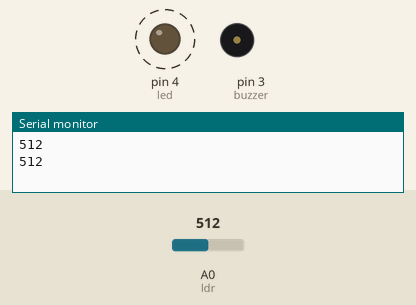
The sketch below on a simulated Arduino Uno, built with avr-gcc and run on an emulated ATmega328P. Shown: output pins drawn as LEDs (lit = HIGH), buzzer (waves = sounding, pin HIGH), the last lines printed to the serial monitor. Dashed ring = blinking. The inputs (shaded band) are chosen by the test bench; at power-on: A0 (ldr) = 512.

Above: at 2.3 s.
2.4 s: A0 (ldr) set to 207
5.9 s: A0 (ldr) set to 192
At 6.3 s:
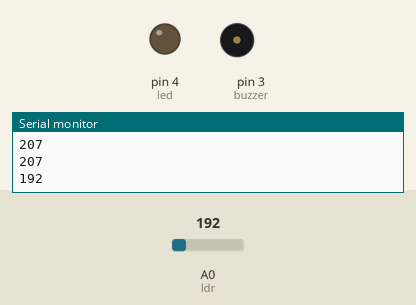
8.0 s: A0 (ldr) set to 56
10.2 s: A0 (ldr) set to 47
At 12.4 s:
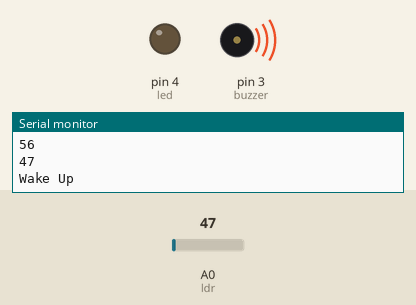
15.2 s: A0 (ldr) set to 122
At 16.2 s:
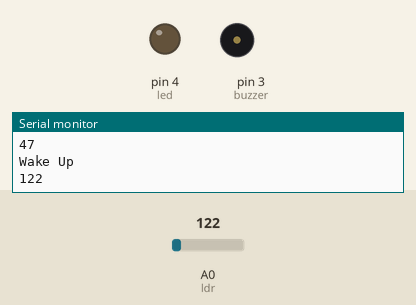
17.3 s: A0 (ldr) set to 40
At 19.4 s:
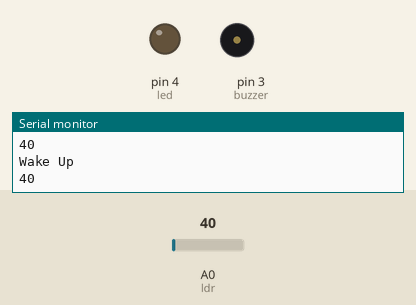
Timing chart, 0 to 23.3 s (numbered marks = the images above; inputs shaded):
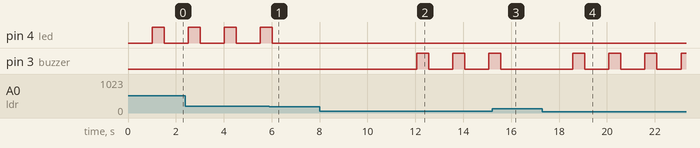

Measured:
- the behaviour switches between 201 and 200 on A0 (ldr) (found by bisection; images 0 and 1)
- the behaviour switches between 51 and 50 on A0 (ldr) (found by bisection; images 1 and 2)
- after the input at 5.9 s, pin 4 (led): goes on until 6.0 s, then stays LOW
- after the input at 10.2 s, pin 3 (buzzer): alternates HIGH for 0.50 s and LOW for 1.0 s, starting after 1.9 s
- after the input at 15.2 s, pin 3 (buzzer): goes on until 15.6 s, then stays LOW
- after the input at 17.3 s, pin 3 (buzzer): alternates HIGH for 0.50 s and LOW for 1.0 s, starting after 1.3 s
- by itself, pin 4 (led): alternates HIGH for 0.50 s and LOW for 1.0 s

The sketch:

MORNING_ALARM.ino
```cpp
#include <SoftwareSerial.h>
SoftwareSerial Bluetooth(12,11);
int led = 4;
int buzzer = 3;
int ldr = A0;

void setup() {
  Serial.begin(9600);
  Bluetooth.begin(9600);
  pinMode(ldr, INPUT);
  pinMode(led, OUTPUT);
  pinMode(buzzer, OUTPUT);
}

void loop() {
  int val = analogRead(ldr);
  Serial.println(val);
  Bluetooth.println(val);
  delay(1000);
 if(val<=50)
 {
  Serial.println("Wake Up");
  digitalWrite(led, LOW);
  digitalWrite(buzzer, HIGH);
  delay(500);
  digitalWrite(buzzer, LOW);
 }
 else if(val>200)
 {
  digitalWrite(led, HIGH);
  digitalWrite(buzzer, LOW);
  delay(500);
  digitalWrite(led, LOW);
 }
 else
 {
  digitalWrite(led, LOW);
  digitalWrite(buzzer, LOW);
 }
}
```
